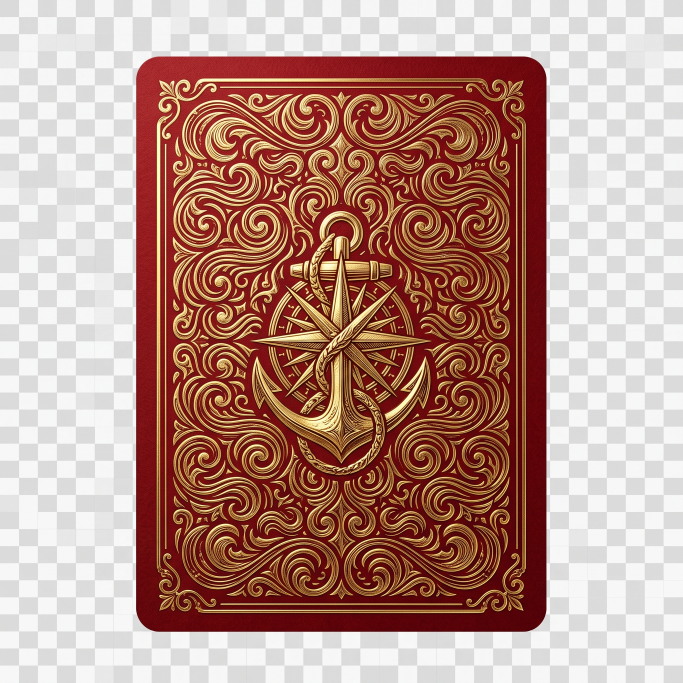
#> input picture assets/card-back.jpeg, 2048 x 2048 px (shown at 1/3 size)
$ python cutout-background.py ../assets/card-back.jpeg ../assets/frame.jpeg ../assets/frame.jpeg
#> lines starting #> are read from the running program, lines starting #| are printed output that depends on the picture
# 背景が描き込まれた絵 (白・市松模様・青緑) を、周りからつながった背景だけ透明にして切り抜き、絵のある範囲で切り詰めた PNG にする。
# 使い方: python3 tools/cutout-background.py 元の絵.jpeg 出す.png white|checker|teal|dark
#   dark は濃い灰色の背景 (額縁のように、輪の内側の同じ色も抜く)
# (58.6 で HL のボタンとレートのコインに使った。元の絵は assets/img/src/hl/ に残す)
import sys, numpy as np
from PIL import Image, ImageFilter
from scipy import ndimage

def cutout(src, dst, kind, pad=8):
#> called with src = '../assets/card-back.jpeg', dst = '../assets/frame.jpeg', kind = '../assets/frame.jpeg', pad = 8
    im = Image.open(src).convert('RGB')
#> im is the input picture: PIL image 2048x2048 RGB; mean R, G, B 184.7, 147.3, 136.9
    a = np.asarray(im).astype(np.float32) / 255
    r, g, b = a[..., 0], a[..., 1], a[..., 2]
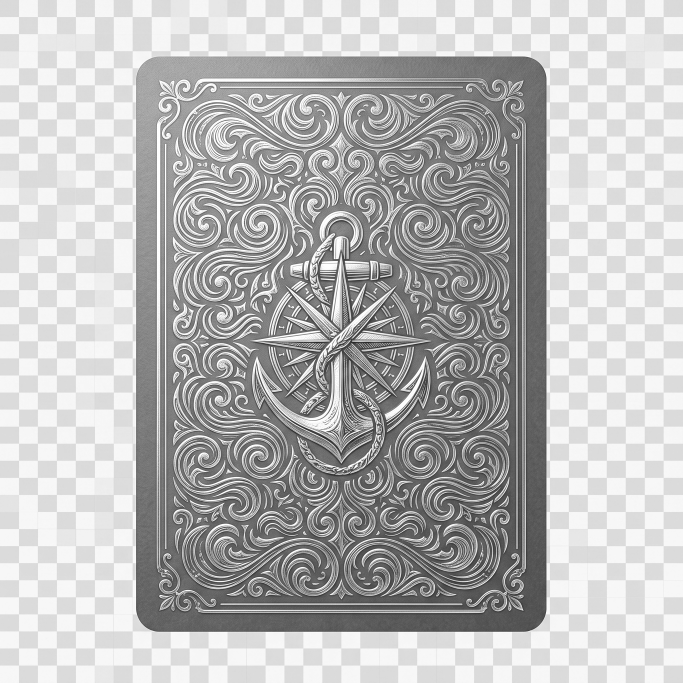
#> r: shape (2048, 2048) float32 (shown at 1/3 size); min 0.145, max 1, mean 0.724
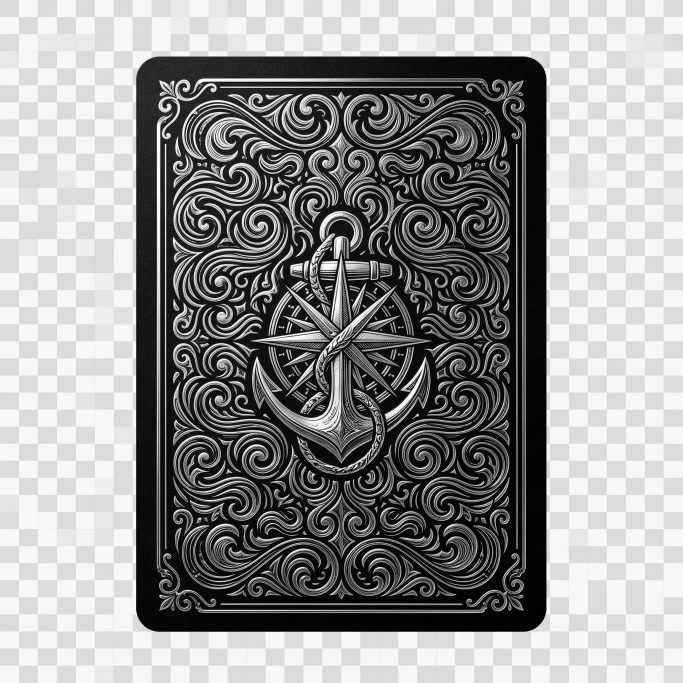
#> g: shape (2048, 2048) float32 (shown at 1/3 size); min 0, max 1, mean 0.577
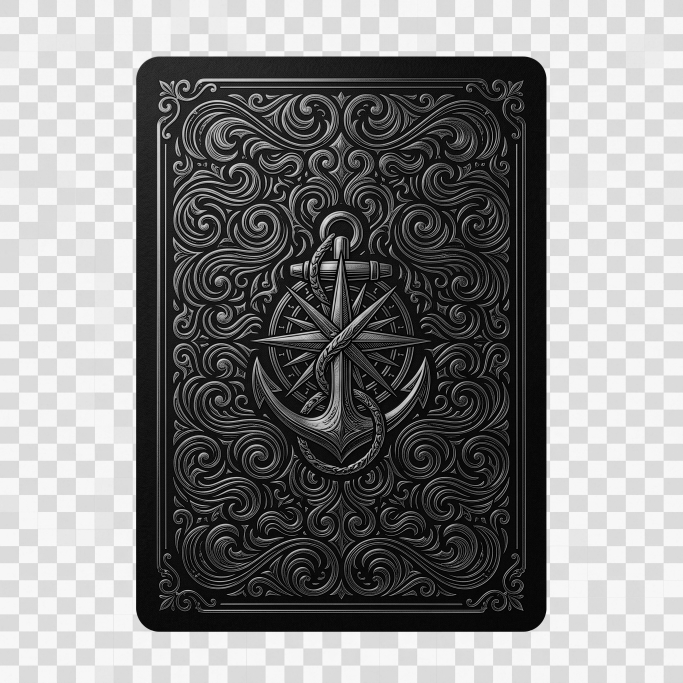
#> b: shape (2048, 2048) float32 (shown at 1/3 size); min 0, max 0.992, mean 0.537
    mx, mn = a.max(-1), a.min(-1)
    sat = np.where(mx > 0, (mx - mn) / np.maximum(mx, 1e-6), 0)
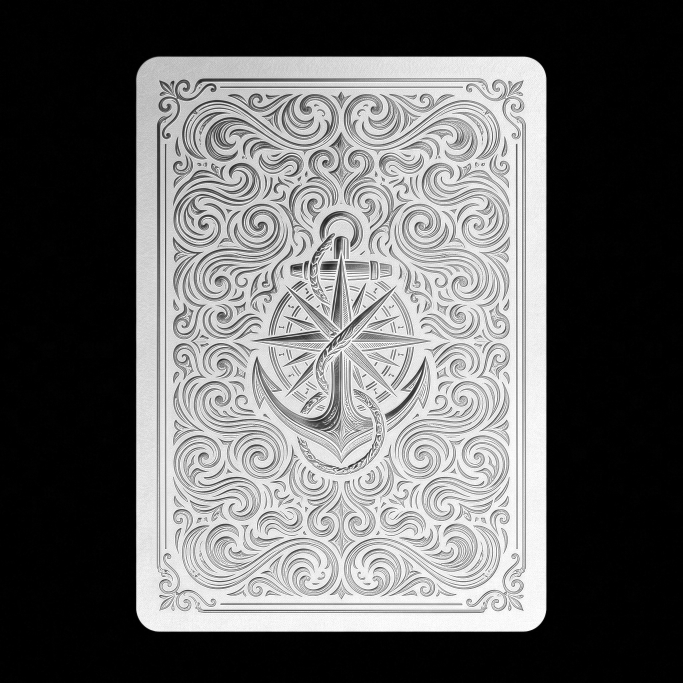
#> sat: shape (2048, 2048) float32 (shown at 1/3 size); min 0, max 1, mean 0.395
    if kind == 'white':      # 白い背景 (と薄い影)
        bg = (sat < 0.10) & (mx > 0.80)
    elif kind == 'checker':  # 市松模様 (色の無い灰色)
        bg = (sat < 0.10) & (mx > 0.16)
    elif kind == 'dark':     # 濃い灰色の背景
        bg = (sat < 0.20) & (mx < 0.20)
    elif kind == 'teal':     # 青緑の背景
        bg = (b > r + 0.02) & (g > r - 0.02) & (sat > 0.15)
    # 周りからつながった背景だけ (内側の同じ色は残す)
#> (the run stopped early here; a loop or call above may not have finished)
